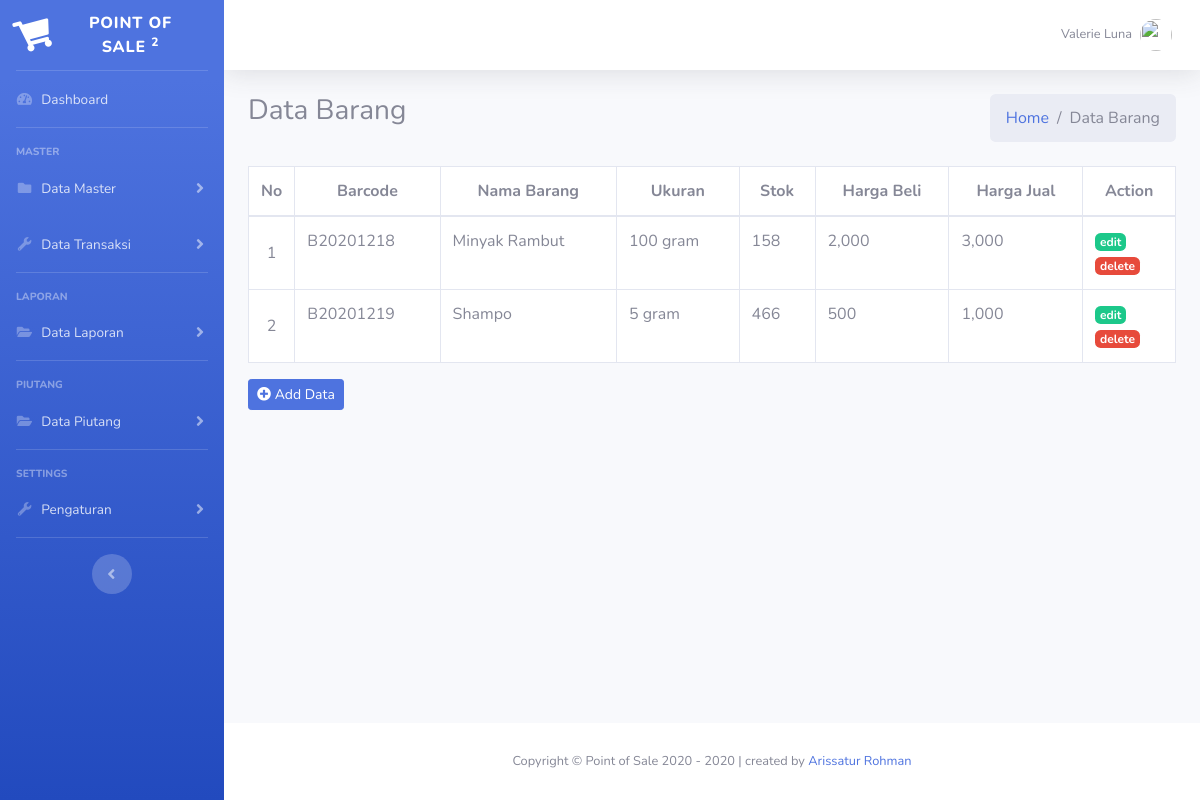
/?page=barang, run on the app's committed database.
### tables this page shows
CREATE TABLE `tb_barang` (
  `id_barang` int(11) NOT NULL,
  `barcode` varchar(100) NOT NULL,
  `nama_barang` varchar(50) NOT NULL,
  `ukuran` varchar(20) NOT NULL,
  `satuan` varchar(30) NOT NULL,
  `stok` varchar(20) NOT NULL,
  `harga_beli` varchar(20) NOT NULL,
  `harga_jual` varchar(20) NOT NULL,
  `created` timestamp NOT NULL DEFAULT CURRENT_TIMESTAMP ON UPDATE CURRENT_TIMESTAMP,
  `updated` timestamp NOT NULL DEFAULT CURRENT_TIMESTAMP ON UPDATE CURRENT_TIMESTAMP
);

### index.php (the view, shortened to what this page needs)
<?php
include("inc/config.php");
?>
<!DOCTYPE html>
<html lang="en">
<head>
  <link href="vendor/fontawesome-free/css/all.min.css" rel="stylesheet" type="text/css">
  <link href="css/sb-admin-2.min.css" rel="stylesheet">
</head>
<body id="page-top">
  <div id="wrapper">
    <ul class="navbar-nav bg-gradient-primary sidebar sidebar-dark accordion" id="accordionSidebar">
      <a class="sidebar-brand d-flex align-items-center justify-content-center" href="index.html">
        <div class="sidebar-brand-icon rotate-n-15">
          <i class="fas fa-shopping-cart"></i>
        </div>
        <div class="sidebar-brand-text mx-3">Point of Sale <sup>2</sup></div>
      </a>
      <hr class="sidebar-divider my-0">
      <li class="nav-item">
        <a class="nav-link" href="index.php">
          <i class="fas fa-fw fa-tachometer-alt"></i>
          <span>Dashboard</span></a>
      </li>
      <hr class="sidebar-divider">
      <div class="sidebar-heading">
        Master
      </div>
      <li class="nav-item">
        <a class="nav-link collapsed" href="#" data-toggle="collapse" data-target="#collapseTwo" aria-expanded="true" aria-controls="collapseTwo">
          <i class="fas fa-fw fa-folder"></i>
          <span>Data Master</span>
        </a>
      </li>
      <li class="nav-item">
        <a class="nav-link collapsed" href="#" data-toggle="collapse" data-target="#collapseUtilities" aria-expanded="true" aria-controls="collapseUtilities">
          <i class="fas fa-fw fa-wrench"></i>
          <span>Data Transaksi</span>
        </a>
      </li>
      <hr class="sidebar-divider">
      <div class="sidebar-heading">
        Laporan
      </div>
      <li class="nav-item">
        <a class="nav-link collapsed" href="#" data-toggle="collapse" data-target="#collapsePages" aria-expanded="true" aria-controls="collapsePages">
          <i class="fas fa-fw fa-folder-open"></i>
          <span>Data Laporan</span>
        </a>
      </li>
      <hr class="sidebar-divider">
      <div class="sidebar-heading">
        Piutang
      </div>
      <li class="nav-item">
        <a class="nav-link collapsed" href="#" data-toggle="collapse" data-target="#piutang" aria-expanded="true" aria-controls="collapsePages">
          <i class="fas fa-fw fa-folder-open"></i>
          <span>Data Piutang</span>
        </a>
      </li>
      <hr class="sidebar-divider">
      <div class="sidebar-heading">
        Settings
      </div>
      <li class="nav-item">
        <a class="nav-link collapsed" href="#" data-toggle="collapse" data-target="#collapseSetting" aria-expanded="true" aria-controls="collapseSetting">
          <i class="fas fa-fw fa-wrench"></i>
          <span>Pengaturan</span>
        </a>
      </li>
      <hr class="sidebar-divider d-none d-md-block">
      <div class="text-center d-none d-md-inline">
        <button class="rounded-circle border-0" id="sidebarToggle"></button>
      </div>
    </ul>
    <div id="content-wrapper" class="d-flex flex-column">
      <div id="content">
        <nav class="navbar navbar-expand navbar-light bg-white topbar mb-4 static-top shadow">
          <ul class="navbar-nav ml-auto">
            <li class="nav-item dropdown no-arrow">
              <a class="nav-link dropdown-toggle" href="#" id="userDropdown" role="button" data-toggle="dropdown" aria-haspopup="true" aria-expanded="false">
                <span class="mr-2 d-none d-lg-inline text-gray-600 small">Valerie Luna</span>
                <img class="img-profile rounded-circle" src="https://source.unsplash.com/QAB-WJcbgJk/60x60">
              </a>
            </li>
          </ul>
        </nav>
        <div class="container-fluid">
          <?php
          $page = $_GET['page'];
          $aksi = $_GET['aksi'];
          if ($page == "barang") {
            if ($aksi == "") {
              include('page/barang/barang.php');
            } elseif ($aksi == "add") {
              include('page/barang/add.php');
            } elseif ($aksi == "edit") {
              include('page/barang/edit.php');
            } elseif ($aksi == "delete") {
              include('page/barang/delete.php');
            }
          } elseif ($page == "pelanggan") {
            if ($aksi == "") {
              include('page/pelanggan/pelanggan.php');
            } elseif ($aksi == "add") {
              include('page/pelanggan/add.php');
            }
          } elseif ($page == "level") {
            if ($aksi == "") {
              include('page/level/level.php');
            } elseif ($aksi == "add") {
              include('page/level/add.php');
            }
          } elseif ($page == "laporan") {
            if ($aksi == "") {
              include('page/laporan/lap_pembelian.php');
            }
          } elseif ($page == "laporan") {
            if ($aksi == "") {
              include('page/laporan/lap_penjualan.php');
            }
          } elseif ($page == "pengguna") {
            if ($aksi == "") {
              include('page/pengguna/pengguna.php');
            }
          } elseif ($page == "") {
            include "dashboard.php";
          } else {
            echo "Halaman tidak ditemukan";
          }
          ?>
        </div>
      </div>
      <footer class="sticky-footer bg-white">
        <div class="container my-auto">
          <div class="copyright text-center my-auto">
            <span>Copyright &copy; Point of Sale 2020 - <?= $th = date('Y'); ?> | created by <a href="https://github.com/arissaturrohman/">Arissatur Rohman</a></span>
          </div>
        </div>
      </footer>
    </div>
  </div>
</body>
</html>

### page/barang/barang.php
<section class="content-header">
  <div class="row mb-2">
    <div class="col-sm-6">
      <h3>Data Barang</h3>
    </div>
    <div class="col-sm-6">
      <ol class="breadcrumb float-sm-right">
        <li class="breadcrumb-item"><a href="index.php">Home</a></li>
        <li class="breadcrumb-item active">Data Barang</li>
      </ol>
    </div>
  </div>
</section>
<section class="content">
  <table id="example1" class="table table-bordered table-hover bg-white">
    <thead>
      <tr>
        <th class="align-middle text-center" width="5%">No</th>
        <th class="align-middle text-center">Barcode</th>
        <th class="align-middle text-center">Nama Barang</th>
        <th class="align-middle text-center">Ukuran</th>
        <th class="align-middle text-center">Stok</th>
        <th class="align-middle text-center">Harga Beli</th>
        <th class="align-middle text-center">Harga Jual</th>
        <th class="align-middle text-center" width="10%">Action</th>
      </tr>
    </thead>
    <tbody>
      <?php
      $no = 1;
      $sql = $conn->query("SELECT * FROM tb_barang");
      while ($data = $sql->fetch_assoc()) {
      ?>
        <tr>
          <td class="align-middle text-center"><?= $no++; ?></td>
          <td><?= $data['barcode']; ?></td>
          <td><?= $data['nama_barang']; ?></td>
          <td><?= $data['ukuran'] . ' ' . $data['satuan']; ?></td>
          <td><?= $data['stok']; ?></td>
          <td><?= number_format($data['harga_beli']); ?></td>
          <td><?= number_format($data['harga_jual']); ?></td>
          <td>
            <a href="?page=barang&aksi=edit&id=<?= $data['id_barang']; ?>" class="badge badge-success">edit</a>
            <a href="?page=barang&aksi=delete&id=<?= $data['id_barang']; ?>" name="delete" onclick="return confirm('Apakah anda yakin menghapus data ini...?')" class="badge badge-danger">delete</a>
          </td>
        </tr>
      <?php } ?>
    </tbody>
  </table>
  <a href="?page=barang&aksi=add" class="btn btn-sm btn-primary"><i class="fas fa-plus-circle"></i> Add Data</a>
</section>

### data on the page
tb_barang: barcode "B20201218", nama_barang "Minyak Rambut", ukuran "100", satuan "gram", stok "158", harga_beli "2,000", harga_jual "3,000"
tb_barang: barcode "B20201219", nama_barang "Shampo", ukuran "5", satuan "gram", stok "466", harga_beli "500", harga_jual "1,000"
